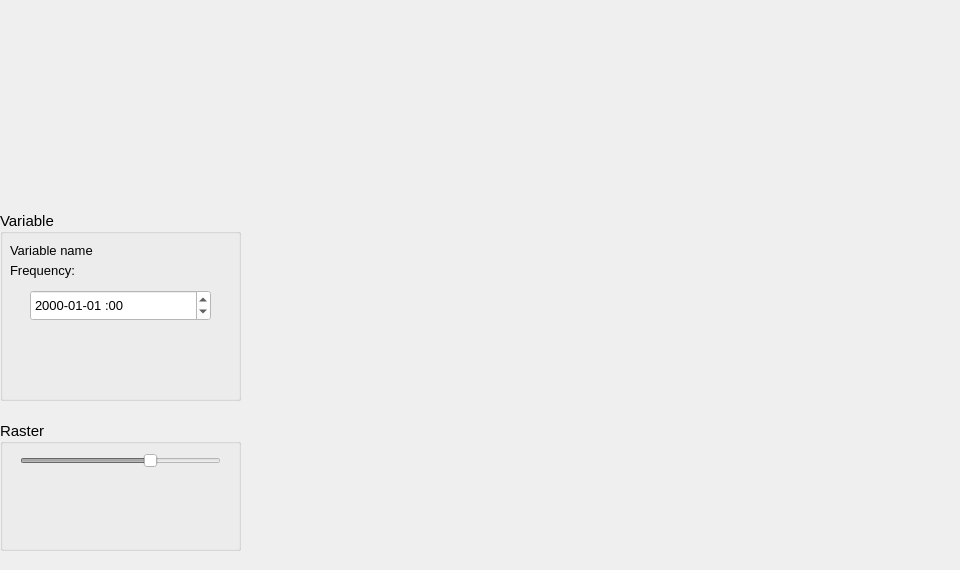
  <widget class="QWidget" name="centralWidget">
   <property name="minimumSize">
    <size>
     <width>0</width>
     <height>0</height>
    </size>
   </property>
   <property name="maximumSize">
    <size>
     <width>2000</width>
     <height>2000</height>
    </size>
   </property>
   <widget class="QWidget" name="widgetMap" native="true">
    <property name="geometry">
     <rect>
      <x>250</x>
      <y>0</y>
      <width>701</width>
      <height>561</height>
     </rect>
    </property>
    <property name="font">
     <font>
      <family>Arial</family>
     </font>
    </property>
    <property name="mouseTracking">
     <bool>true</bool>
    </property>
   </widget>
   <widget class="QGroupBox" name="groupBoxRaster">
    <property name="geometry">
     <rect>
      <x>0</x>
      <y>420</y>
      <width>241</width>
      <height>131</height>
     </rect>
    </property>
    <property name="palette">
     <palette>
      <active>
       <colorrole role="WindowText">
        <brush brushstyle="SolidPattern">
         <color alpha="255">
          <red>0</red>
          <green>0</green>
          <blue>0</blue>
         </color>
        </brush>
       </colorrole>
       <colorrole role="Button">
        <brush brushstyle="SolidPattern">
         <color alpha="255">
          <red>255</red>
          <green>255</green>
          <blue>255</blue>
         </color>
        </brush>
       </colorrole>
       <colorrole role="Light">
        <brush brushstyle="SolidPattern">
         <color alpha="255">
          <red>255</red>
          <green>255</green>
          <blue>255</blue>
         </color>
        </brush>
       </colorrole>
       <colorrole role="Midlight">
        <brush brushstyle="SolidPattern">
         <color alpha="255">
          <red>255</red>
          <green>255</green>
          <blue>255</blue>
         </color>
        </brush>
       </colorrole>
       <colorrole role="Dark">
        <brush brushstyle="SolidPattern">
         <color alpha="255">
          <red>127</red>
          <green>127</green>
          <blue>127</blue>
         </color>
        </brush>
       </colorrole>
       <colorrole role="Mid">
        <brush brushstyle="SolidPattern">
         <color alpha="255">
          <red>170</red>
          <green>170</green>
          <blue>170</blue>
         </color>
        </brush>
       </colorrole>
       <colorrole role="Text">
        <brush brushstyle="SolidPattern">
         <color alpha="255">
          <red>0</red>
          <green>0</green>
          <blue>0</blue>
         </color>
        </brush>
       </colorrole>
       <colorrole role="BrightText">
        <brush brushstyle="SolidPattern">
         <color alpha="255">
          <red>255</red>
          <green>255</green>
          <blue>255</blue>
         </color>
        </brush>
       </colorrole>
       <colorrole role="ButtonText">
        <brush brushstyle="SolidPattern">
         <color alpha="255">
          <red>0</red>
          <green>0</green>
          <blue>0</blue>
         </color>
        </brush>
       </colorrole>
       <colorrole role="Base">
        <brush brushstyle="SolidPattern">
         <color alpha="255">
          <red>255</red>
          <green>255</green>
          <blue>255</blue>
         </color>
        </brush>
       </colorrole>
       <colorrole role="Window">
        <brush brushstyle="SolidPattern">
         <color alpha="255">
          <red>255</red>
          <green>255</green>
          <blue>255</blue>
         </color>
        </brush>
       </colorrole>
       <colorrole role="Shadow">
        <brush brushstyle="SolidPattern">
         <color alpha="255">
          <red>0</red>
          <green>0</green>
          <blue>0</blue>
         </color>
        </brush>
       </colorrole>
       <colorrole role="AlternateBase">
        <brush brushstyle="SolidPattern">
         <color alpha="255">
          <red>255</red>
          <green>255</green>
          <blue>255</blue>
         </color>
        </brush>
       </colorrole>
       <colorrole role="ToolTipBase">
        <brush brushstyle="SolidPattern">
         <color alpha="255">
          <red>255</red>
          <green>255</green>
          <blue>220</blue>
         </color>
        </brush>
       </colorrole>
       <colorrole role="ToolTipText">
        <brush brushstyle="SolidPattern">
         <color alpha="255">
          <red>0</red>
          <green>0</green>
          <blue>0</blue>
         </color>
        </brush>
       </colorrole>
      </active>
      <inactive>
       <colorrole role="WindowText">
        <brush brushstyle="SolidPattern">
         <color alpha="255">
          <red>0</red>
          <green>0</green>
          <blue>0</blue>
         </color>
        </brush>
       </colorrole>
       <colorrole role="Button">
        <brush brushstyle="SolidPattern">
         <color alpha="255">
          <red>255</red>
          <green>255</green>
          <blue>255</blue>
         </color>
        </brush>
       </colorrole>
       <colorrole role="Light">
        <brush brushstyle="SolidPattern">
         <color alpha="255">
          <red>255</red>
          <green>255</green>
          <blue>255</blue>
         </color>
        </brush>
       </colorrole>
       <colorrole role="Midlight">
        <brush brushstyle="SolidPattern">
         <color alpha="255">
          <red>255</red>
          <green>255</green>
          <blue>255</blue>
         </color>
        </brush>
       </colorrole>
       <colorrole role="Dark">
        <brush brushstyle="SolidPattern">
         <color alpha="255">
          <red>127</red>
          <green>127</green>
          <blue>127</blue>
         </color>
        </brush>
       </colorrole>
       <colorrole role="Mid">
        <brush brushstyle="SolidPattern">
         <color alpha="255">
          <red>170</red>
          <green>170</green>
          <blue>170</blue>
         </color>
        </brush>
       </colorrole>
       <colorrole role="Text">
        <brush brushstyle="SolidPattern">
         <color alpha="255">
          <red>0</red>
          <green>0</green>
          <blue>0</blue>
         </color>
        </brush>
       </colorrole>
       <colorrole role="BrightText">
        <brush brushstyle="SolidPattern">
         <color alpha="255">
          <red>255</red>
          <green>255</green>
          <blue>255</blue>
         </color>
        </brush>
       </colorrole>
       <colorrole role="ButtonText">
        <brush brushstyle="SolidPattern">
         <color alpha="255">
          <red>0</red>
          <green>0</green>
          <blue>0</blue>
         </color>
        </brush>
       </colorrole>
       <colorrole role="Base">
        <brush brushstyle="SolidPattern">
         <color alpha="255">
          <red>255</red>
          <green>255</green>
          <blue>255</blue>
         </color>
        </brush>
       </colorrole>
       <colorrole role="Window">
        <brush brushstyle="SolidPattern">
         <color alpha="255">
          <red>255</red>
          <green>255</green>
          <blue>255</blue>
         </color>
        </brush>
       </colorrole>
       <colorrole role="Shadow">
        <brush brushstyle="SolidPattern">
         <color alpha="255">
          <red>0</red>
          <green>0</green>
          <blue>0</blue>
         </color>
        </brush>
       </colorrole>
       <colorrole role="AlternateBase">
        <brush brushstyle="SolidPattern">
         <color alpha="255">
          <red>255</red>
          <green>255</green>
          <blue>255</blue>
         </color>
        </brush>
       </colorrole>
       <colorrole role="ToolTipBase">
        <brush brushstyle="SolidPattern">
         <color alpha="255">
          <red>255</red>
          <green>255</green>
          <blue>220</blue>
         </color>
        </brush>
       </colorrole>
       <colorrole role="ToolTipText">
        <brush brushstyle="SolidPattern">
         <color alpha="255">
          <red>0</red>
          <green>0</green>
          <blue>0</blue>
         </color>
        </brush>
       </colorrole>
      </inactive>
      <disabled>
       <colorrole role="WindowText">
        <brush brushstyle="SolidPattern">
         <color alpha="255">
          <red>127</red>
          <green>127</green>
          <blue>127</blue>
         </color>
        </brush>
       </colorrole>
       <colorrole role="Button">
        <brush brushstyle="SolidPattern">
         <color alpha="255">
          <red>255</red>
          <green>255</green>
          <blue>255</blue>
         </color>
        </brush>
       </colorrole>
       <colorrole role="Light">
        <brush brushstyle="SolidPattern">
         <color alpha="255">
          <red>255</red>
          <green>255</green>
          <blue>255</blue>
         </color>
        </brush>
       </colorrole>
       <colorrole role="Midlight">
        <brush brushstyle="SolidPattern">
         <color alpha="255">
          <red>255</red>
          <green>255</green>
          <blue>255</blue>
         </color>
        </brush>
       </colorrole>
       <colorrole role="Dark">
        <brush brushstyle="SolidPattern">
         <color alpha="255">
          <red>127</red>
          <green>127</green>
          <blue>127</blue>
         </color>
        </brush>
       </colorrole>
       <colorrole role="Mid">
        <brush brushstyle="SolidPattern">
         <color alpha="255">
          <red>170</red>
          <green>170</green>
          <blue>170</blue>
         </color>
        </brush>
       </colorrole>
       <colorrole role="Text">
        <brush brushstyle="SolidPattern">
         <color alpha="255">
          <red>127</red>
          <green>127</green>
          <blue>127</blue>
         </color>
        </brush>
       </colorrole>
       <colorrole role="BrightText">
        <brush brushstyle="SolidPattern">
         <color alpha="255">
          <red>255</red>
          <green>255</green>
          <blue>255</blue>
         </color>
        </brush>
       </colorrole>
       <colorrole role="ButtonText">
        <brush brushstyle="SolidPattern">
         <color alpha="255">
          <red>127</red>
          <green>127</green>
          <blue>127</blue>
         </color>
        </brush>
       </colorrole>
       <colorrole role="Base">
        <brush brushstyle="SolidPattern">
         <color alpha="255">
          <red>255</red>
          <green>255</green>
          <blue>255</blue>
         </color>
        </brush>
       </colorrole>
       <colorrole role="Window">
        <brush brushstyle="SolidPattern">
         <color alpha="255">
          <red>255</red>
          <green>255</green>
          <blue>255</blue>
         </color>
        </brush>
       </colorrole>
       <colorrole role="Shadow">
        <brush brushstyle="SolidPattern">
         <color alpha="255">
          <red>0</red>
          <green>0</green>
          <blue>0</blue>
         </color>
        </brush>
       </colorrole>
       <colorrole role="AlternateBase">
        <brush brushstyle="SolidPattern">
         <color alpha="255">
          <red>255</red>
          <green>255</green>
          <blue>255</blue>
         </color>
        </brush>
       </colorrole>
       <colorrole role="ToolTipBase">
        <brush brushstyle="SolidPattern">
         <color alpha="255">
          <red>255</red>
          <green>255</green>
          <blue>220</blue>
         </color>
        </brush>
       </colorrole>
       <colorrole role="ToolTipText">
        <brush brushstyle="SolidPattern">
         <color alpha="255">
          <red>0</red>
          <green>0</green>
          <blue>0</blue>
         </color>
        </brush>
       </colorrole>
      </disabled>
     </palette>
    </property>
    <property name="font">
     <font>
      <pointsize>11</pointsize>
     </font>
    </property>
    <property name="autoFillBackground">
     <bool>false</bool>
    </property>
    <property name="title">
     <string notr="true">Raster</string>
    </property>
    <property name="alignment">
     <set>Qt::AlignLeading|Qt::AlignLeft|Qt::AlignVCenter</set>
    </property>
    <widget class="QSlider" name="rasterOpacitySlider">
     <property name="enabled">
      <bool>false</bool>
     </property>
     <property name="geometry">
      <rect>
       <x>20</x>
       <y>30</y>
       <width>201</width>
       <height>22</height>
      </rect>
     </property>
     <property name="toolTip">
      <string>Raster opacity</string>
     </property>
     <property name="toolTipDuration">
      <number>-1</number>
     </property>
     <property name="statusTip">
      <string notr="true"/>
     </property>
     <property name="whatsThis">
      <string notr="true"/>
     </property>
     <property name="accessibleName">
      <string/>
     </property>
     <property name="accessibleDescription">
      <string/>
     </property>
     <property name="maximum">
      <number>100</number>
     </property>
     <property name="value">
      <number>66</number>
     </property>
     <property name="orientation">
      <enum>Qt::Horizontal</enum>
     </property>
    </widget>
    <widget class="QWidget" name="widgetColorLegendRaster" native="true">
     <property name="geometry">
      <rect>
       <x>-1</x>
       <y>70</y>
       <width>241</width>
       <height>50</height>
      </rect>
     </property>
     <property name="font">
      <font>
       <pointsize>9</pointsize>
      </font>
     </property>
     <property name="toolTip">
      <string>Raster colors</string>
     </property>
    </widget>
   </widget>
   <widget class="QGroupBox" name="groupBoxVariable">
    <property name="geometry">
     <rect>
      <x>0</x>
      <y>210</y>
      <width>241</width>
      <height>191</height>
     </rect>
    </property>
    <property name="palette">
     <palette>
      <active>
       <colorrole role="WindowText">
        <brush brushstyle="SolidPattern">
         <color alpha="255">
          <red>0</red>
          <green>0</green>
          <blue>0</blue>
         </color>
        </brush>
       </colorrole>
       <colorrole role="Button">
        <brush brushstyle="SolidPattern">
         <color alpha="255">
          <red>255</red>
          <green>255</green>
          <blue>255</blue>
         </color>
        </brush>
       </colorrole>
       <colorrole role="Light">
        <brush brushstyle="SolidPattern">
         <color alpha="255">
          <red>255</red>
          <green>255</green>
          <blue>255</blue>
         </color>
        </brush>
       </colorrole>
       <colorrole role="Midlight">
        <brush brushstyle="SolidPattern">
         <color alpha="255">
          <red>255</red>
          <green>255</green>
          <blue>255</blue>
         </color>
        </brush>
       </colorrole>
       <colorrole role="Dark">
        <brush brushstyle="SolidPattern">
         <color alpha="255">
          <red>127</red>
          <green>127</green>
          <blue>127</blue>
         </color>
        </brush>
       </colorrole>
       <colorrole role="Mid">
        <brush brushstyle="SolidPattern">
         <color alpha="255">
          <red>170</red>
          <green>170</green>
          <blue>170</blue>
         </color>
        </brush>
       </colorrole>
       <colorrole role="Text">
        <brush brushstyle="SolidPattern">
         <color alpha="255">
          <red>0</red>
          <green>0</green>
          <blue>0</blue>
         </color>
        </brush>
       </colorrole>
       <colorrole role="BrightText">
        <brush brushstyle="SolidPattern">
         <color alpha="255">
          <red>255</red>
          <green>255</green>
          <blue>255</blue>
         </color>
        </brush>
       </colorrole>
       <colorrole role="ButtonText">
        <brush brushstyle="SolidPattern">
         <color alpha="255">
          <red>0</red>
          <green>0</green>
          <blue>0</blue>
         </color>
        </brush>
       </colorrole>
       <colorrole role="Base">
        <brush brushstyle="SolidPattern">
         <color alpha="255">
          <red>255</red>
          <green>255</green>
          <blue>255</blue>
         </color>
        </brush>
       </colorrole>
       <colorrole role="Window">
        <brush brushstyle="SolidPattern">
         <color alpha="255">
          <red>255</red>
          <green>255</green>
          <blue>255</blue>
         </color>
        </brush>
       </colorrole>
       <colorrole role="Shadow">
        <brush brushstyle="SolidPattern">
         <color alpha="255">
          <red>0</red>
          <green>0</green>
          <blue>0</blue>
         </color>
        </brush>
       </colorrole>
       <colorrole role="AlternateBase">
        <brush brushstyle="SolidPattern">
         <color alpha="255">
          <red>255</red>
          <green>255</green>
          <blue>255</blue>
         </color>
        </brush>
       </colorrole>
       <colorrole role="ToolTipBase">
        <brush brushstyle="SolidPattern">
         <color alpha="255">
          <red>255</red>
          <green>255</green>
          <blue>220</blue>
         </color>
        </brush>
       </colorrole>
       <colorrole role="ToolTipText">
        <brush brushstyle="SolidPattern">
         <color alpha="255">
          <red>0</red>
          <green>0</green>
          <blue>0</blue>
         </color>
        </brush>
       </colorrole>
      </active>
      <inactive>
       <colorrole role="WindowText">
        <brush brushstyle="SolidPattern">
         <color alpha="255">
          <red>0</red>
          <green>0</green>
          <blue>0</blue>
         </color>
        </brush>
       </colorrole>
       <colorrole role="Button">
        <brush brushstyle="SolidPattern">
         <color alpha="255">
          <red>255</red>
          <green>255</green>
          <blue>255</blue>
         </color>
        </brush>
       </colorrole>
       <colorrole role="Light">
        <brush brushstyle="SolidPattern">
         <color alpha="255">
          <red>255</red>
          <green>255</green>
          <blue>255</blue>
         </color>
        </brush>
       </colorrole>
       <colorrole role="Midlight">
        <brush brushstyle="SolidPattern">
         <color alpha="255">
          <red>255</red>
          <green>255</green>
          <blue>255</blue>
         </color>
        </brush>
       </colorrole>
       <colorrole role="Dark">
        <brush brushstyle="SolidPattern">
         <color alpha="255">
          <red>127</red>
          <green>127</green>
          <blue>127</blue>
         </color>
        </brush>
       </colorrole>
       <colorrole role="Mid">
        <brush brushstyle="SolidPattern">
         <color alpha="255">
          <red>170</red>
          <green>170</green>
          <blue>170</blue>
         </color>
        </brush>
       </colorrole>
       <colorrole role="Text">
        <brush brushstyle="SolidPattern">
         <color alpha="255">
          <red>0</red>
          <green>0</green>
          <blue>0</blue>
         </color>
        </brush>
       </colorrole>
       <colorrole role="BrightText">
        <brush brushstyle="SolidPattern">
         <color alpha="255">
          <red>255</red>
          <green>255</green>
          <blue>255</blue>
         </color>
        </brush>
       </colorrole>
       <colorrole role="ButtonText">
        <brush brushstyle="SolidPattern">
         <color alpha="255">
          <red>0</red>
          <green>0</green>
          <blue>0</blue>
         </color>
        </brush>
       </colorrole>
       <colorrole role="Base">
        <brush brushstyle="SolidPattern">
         <color alpha="255">
          <red>255</red>
          <green>255</green>
          <blue>255</blue>
         </color>
        </brush>
       </colorrole>
       <colorrole role="Window">
        <brush brushstyle="SolidPattern">
         <color alpha="255">
          <red>255</red>
          <green>255</green>
          <blue>255</blue>
         </color>
        </brush>
       </colorrole>
       <colorrole role="Shadow">
        <brush brushstyle="SolidPattern">
         <color alpha="255">
          <red>0</red>
          <green>0</green>
          <blue>0</blue>
         </color>
        </brush>
       </colorrole>
       <colorrole role="AlternateBase">
        <brush brushstyle="SolidPattern">
         <color alpha="255">
          <red>255</red>
          <green>255</green>
          <blue>255</blue>
         </color>
        </brush>
       </colorrole>
       <colorrole role="ToolTipBase">
        <brush brushstyle="SolidPattern">
         <color alpha="255">
          <red>255</red>
          <green>255</green>
          <blue>220</blue>
         </color>
        </brush>
       </colorrole>
       <colorrole role="ToolTipText">
        <brush brushstyle="SolidPattern">
         <color alpha="255">
          <red>0</red>
          <green>0</green>
          <blue>0</blue>
         </color>
        </brush>
       </colorrole>
      </inactive>
      <disabled>
       <colorrole role="WindowText">
        <brush brushstyle="SolidPattern">
         <color alpha="255">
          <red>127</red>
          <green>127</green>
          <blue>127</blue>
         </color>
        </brush>
       </colorrole>
       <colorrole role="Button">
        <brush brushstyle="SolidPattern">
         <color alpha="255">
          <red>255</red>
          <green>255</green>
          <blue>255</blue>
         </color>
        </brush>
       </colorrole>
       <colorrole role="Light">
        <brush brushstyle="SolidPattern">
         <color alpha="255">
          <red>255</red>
          <green>255</green>
          <blue>255</blue>
         </color>
        </brush>
       </colorrole>
       <colorrole role="Midlight">
        <brush brushstyle="SolidPattern">
         <color alpha="255">
          <red>255</red>
          <green>255</green>
          <blue>255</blue>
         </color>
        </brush>
       </colorrole>
       <colorrole role="Dark">
        <brush brushstyle="SolidPattern">
         <color alpha="255">
          <red>127</red>
          <green>127</green>
          <blue>127</blue>
         </color>
        </brush>
       </colorrole>
       <colorrole role="Mid">
        <brush brushstyle="SolidPattern">
         <color alpha="255">
          <red>170</red>
          <green>170</green>
          <blue>170</blue>
         </color>
        </brush>
       </colorrole>
       <colorrole role="Text">
        <brush brushstyle="SolidPattern">
         <color alpha="255">
          <red>127</red>
          <green>127</green>
          <blue>127</blue>
         </color>
        </brush>
       </colorrole>
       <colorrole role="BrightText">
        <brush brushstyle="SolidPattern">
         <color alpha="255">
          <red>255</red>
          <green>255</green>
          <blue>255</blue>
         </color>
        </brush>
       </colorrole>
       <colorrole role="ButtonText">
        <brush brushstyle="SolidPattern">
         <color alpha="255">
          <red>127</red>
          <green>127</green>
          <blue>127</blue>
         </color>
        </brush>
       </colorrole>
       <colorrole role="Base">
        <brush brushstyle="SolidPattern">
         <color alpha="255">
          <red>255</red>
          <green>255</green>
          <blue>255</blue>
         </color>
        </brush>
       </colorrole>
       <colorrole role="Window">
        <brush brushstyle="SolidPattern">
         <color alpha="255">
          <red>255</red>
          <green>255</green>
          <blue>255</blue>
         </color>
        </brush>
       </colorrole>
       <colorrole role="Shadow">
        <brush brushstyle="SolidPattern">
         <color alpha="255">
          <red>0</red>
          <green>0</green>
          <blue>0</blue>
         </color>
        </brush>
       </colorrole>
       <colorrole role="AlternateBase">
        <brush brushstyle="SolidPattern">
         <color alpha="255">
          <red>255</red>
          <green>255</green>
          <blue>255</blue>
         </color>
        </brush>
       </colorrole>
       <colorrole role="ToolTipBase">
        <brush brushstyle="SolidPattern">
         <color alpha="255">
          <red>255</red>
          <green>255</green>
          <blue>220</blue>
         </color>
        </brush>
       </colorrole>
       <colorrole role="ToolTipText">
        <brush brushstyle="SolidPattern">
         <color alpha="255">
          <red>0</red>
          <green>0</green>
          <blue>0</blue>
         </color>
        </brush>
       </colorrole>
      </disabled>
     </palette>
    </property>
    <property name="font">
     <font>
      <pointsize>11</pointsize>
     </font>
    </property>
    <property name="autoFillBackground">
     <bool>false</bool>
    </property>
    <property name="title">
     <string notr="true">Variable</string>
    </property>
    <property name="alignment">
     <set>Qt::AlignLeading|Qt::AlignLeft|Qt::AlignVCenter</set>
    </property>
    <widget class="QWidget" name="widgetColorLegendPoints" native="true">
     <property name="geometry">
      <rect>
       <x>0</x>
       <y>130</y>
       <width>241</width>
       <height>51</height>
      </rect>
     </property>
     <property name="font">
      <font>
       <pointsize>9</pointsize>
      </font>
     </property>
     <property name="toolTip">
      <string>Variable colors</string>
     </property>
    </widget>
    <widget class="QLabel" name="labelVariable">
     <property name="geometry">
      <rect>
       <x>10</x>
       <y>30</y>
       <width>211</width>
       <height>21</height>
      </rect>
     </property>
     <property name="palette">
      <palette>
       <active>
        <colorrole role="WindowText">
         <brush brushstyle="SolidPattern">
          <color alpha="255">
           <red>0</red>
           <green>0</green>
           <blue>0</blue>
          </color>
         </brush>
        </colorrole>
       </active>
       <inactive>
        <colorrole role="WindowText">
         <brush brushstyle="SolidPattern">
          <color alpha="255">
           <red>0</red>
           <green>0</green>
           <blue>0</blue>
          </color>
         </brush>
        </colorrole>
       </inactive>
       <disabled>
        <colorrole role="WindowText">
         <brush brushstyle="SolidPattern">
          <color alpha="255">
           <red>127</red>
           <green>127</green>
           <blue>127</blue>
          </color>
         </brush>
        </colorrole>
       </disabled>
      </palette>
     </property>
     <property name="font">
      <font>
       <pointsize>10</pointsize>
      </font>
     </property>
     <property name="text">
      <string>Variable name</string>
     </property>
    </widget>
    <widget class="QLabel" name="labelFrequency">
     <property name="geometry">
      <rect>
       <x>10</x>
       <y>50</y>
       <width>201</width>
       <height>21</height>
      </rect>
     </property>
     <property name="font">
      <font>
       <pointsize>10</pointsize>
      </font>
     </property>
     <property name="text">
      <string>Frequency:</string>
     </property>
    </widget>
    <widget class="QDateTimeEdit" name="dateTimeEdit">
     <property name="geometry">
      <rect>
       <x>30</x>
       <y>80</y>
       <width>181</width>
       <height>31</height>
      </rect>
     </property>
     <property name="palette">
      <palette>
       <active>
        <colorrole role="Text">
         <brush brushstyle="SolidPattern">
          <color alpha="255">
           <red>0</red>
           <green>0</green>
           <blue>0</blue>
          </color>
         </brush>
        </colorrole>
       </active>
       <inactive>
        <colorrole role="Text">
         <brush brushstyle="SolidPattern">
          <color alpha="255">
           <red>0</red>
           <green>0</green>
           <blue>0</blue>
          </color>
         </brush>
        </colorrole>
       </inactive>
       <disabled>
        <colorrole role="Text">
         <brush brushstyle="SolidPattern">
          <color alpha="255">
           <red>127</red>
           <green>127</green>
           <blue>127</blue>
          </color>
         </brush>
        </colorrole>
       </disabled>
      </palette>
     </property>
     <property name="font">
      <font>
       <pointsize>10</pointsize>
      </font>
     </property>
     <property name="displayFormat">
      <string>yyyy-MM-dd :HH</string>
     </property>
    </widget>
   </widget>
  </widget>
